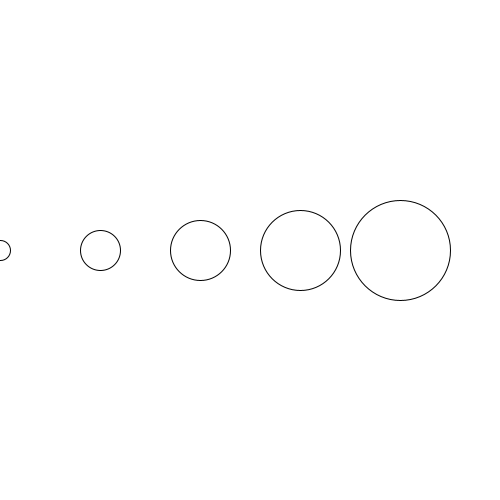
Frame 1 (no input)
Frame 60 (the mouse pressed at the canvas centre just before this capture): identical to frame 1, image omitted
Frame 120 (the mouse held since frame 60 and released just before this capture): identical to frame 1, image omitted

The Processing sketch that drew this single still picture (run headless with seeded random() and noise(); from frame 60 on, the mouse is pressed at the canvas centre):

// Processing sketch: array_basics
// ── array_basics.pde
int [] r = {20, 40, 60, 80, 100};
int [] x = new int[5];

void setup() {
  size(500, 500);
  
  for (int i = 0; i < 5; i++) {
    x[i] = 100*i;
  }
  
}

void draw() { 
  background(255);
  for (int i = 0; i < 5; i++) {
    ellipse(x[i], height/2, r[i], r[i]);   
  }  
}
